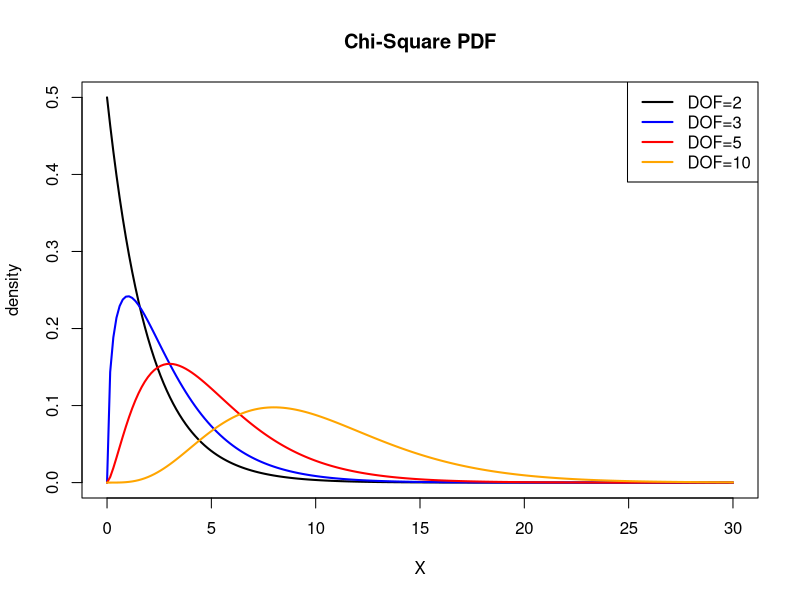
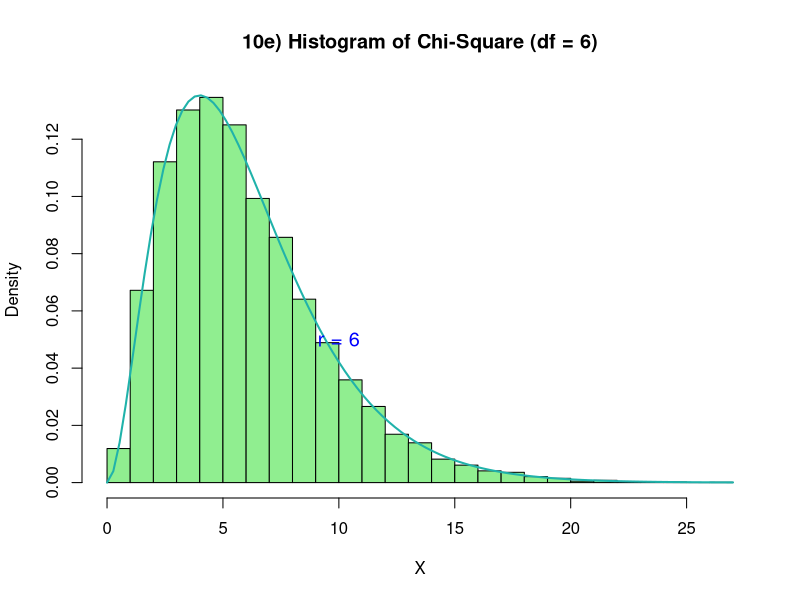
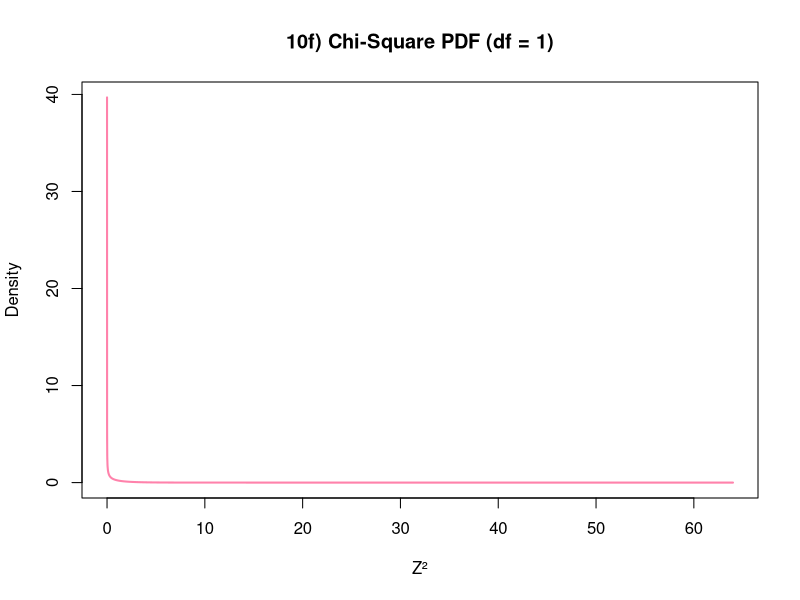

Here is the R script that generated these plots, in order:
### 10) Chi-square distribution:

### 10a)
x_values <- seq(0, 30, length=200)

pdf_2  <- dchisq(x_values, df=2)
pdf_3  <- dchisq(x_values, df=3)
pdf_5  <- dchisq(x_values, df=5)
pdf_10 <- dchisq(x_values, df=10)

plot(x_values, pdf_2, type="l", col="black", lwd=2,
     main="Chi-Square PDF", xlab="X", ylab="density")
lines(x_values, pdf_3, col="blue", lwd=2)
lines(x_values, pdf_5, col="red", lwd=2)
lines(x_values, pdf_10, col="orange", lwd=2)
legend("topright", legend=c("DOF=2", "DOF=3", "DOF=5", "DOF=10"),
       col=c("black", "blue", "red", "orange"), lwd=2)



### 10b) PDF of Chi-Square Distribution at x = 6, df = 5

chi_pdf_6_df5 <- dchisq(6, df=5)
cat("10b) Chi-Square PDF at x = 6, df = 5:", chi_pdf_6_df5, "\n")


### 10c) CDF of Chi-Square Distribution up to x = 6, df = 10

chi_cdf_6_df10 <- pchisq(6, df=10)
cat("10c) Chi-Square CDF at x = 6, df = 10:", chi_cdf_6_df10, "\n")


### 10d) 85th Quantile of Chi-Square Distribution with df = 6

chi_q_85_df6 <- qchisq(0.85, df=6)
cat("10d) 85th Quantile (df = 6):", chi_q_85_df6, "\n")


### 10e) Histogram of Random Chi-Square Samples (df = 6)

# Generate 10,000 random samples
chi_samples <- rchisq(10000, df=6)

# Plot histogram with 30 bins
hist(chi_samples, breaks=30, probability=TRUE, col="lightgreen",
     main="10e) Histogram of Chi-Square (df = 6)", xlab="X")

# Overlay theoretical PDF
curve(dchisq(x, df=6), col="lightseagreen", lwd=2, add=TRUE)

# Add label to plot
text(x=10, y=0.05, labels="r = 6", col="blue", cex=1.2)


### 10f) Transform to Z² and Plot Chi-Square PDF with df = 1

# Assume normal parameters μ and σ
mu <- 2
sigma <- 1

# Define x values
x_vals <- seq(-5, 10, length=200)

# Compute Z²
z_squared <- ((x_vals - mu)^2) / sigma^2

# Evaluate Chi-Square PDF at Z² with 1 degree of freedom
pdf_chisq_df1 <- dchisq(z_squared, df=1)

# Plot
plot(z_squared, pdf_chisq_df1, type="l", col="palevioletred1", lwd=2,
     main="10f) Chi-Square PDF (df = 1)", xlab="Z²", ylab="Density")


